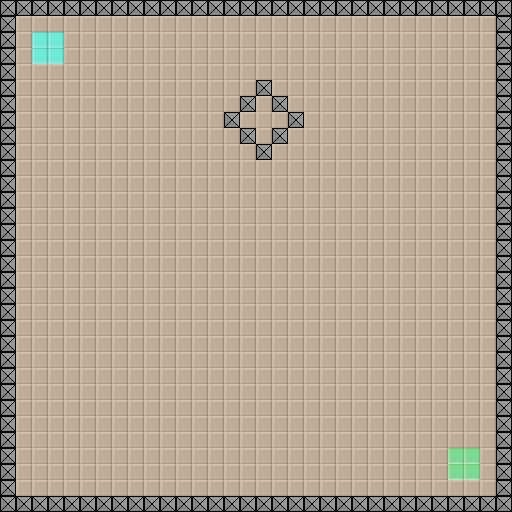

The image is a tile-based game level rendered from a .tmx file. Its description and complete source (layers, tilesets, objects, tile grids) follow:
An orthogonal 32x32 tile map with 16x16 px tiles, 1 tile layer (Tile Layer 1) and 6 objects.

<map version="1.4" tiledversion="1.4.3" orientation="orthogonal" renderorder="right-down" width="32" height="32" tilewidth="16" tileheight="16" infinite="0" nextlayerid="4" nextobjectid="12">
 <properties>
  <property name="description" value="The big one" />
  <property name="name" value="Level 5" />
 </properties>
 <tileset firstgid="1" source="../tileset_common.tsx" />
 <layer id="1" name="Tile Layer 1" width="32" height="32">
  <data encoding="csv">
6,6,6,6,6,6,6,6,6,6,6,6,6,6,6,6,6,6,6,6,6,6,6,6,6,6,6,6,6,6,6,6,
6,2,2,2,2,2,2,2,2,2,2,2,2,2,2,2,2,2,2,2,2,2,2,2,2,2,2,2,2,2,2,6,
6,2,5,5,2,2,2,2,2,2,2,2,2,2,2,2,2,2,2,2,2,2,2,2,2,2,2,2,2,2,2,6,
6,2,5,5,2,2,2,2,2,2,2,2,2,2,2,2,2,2,2,2,2,2,2,2,2,2,2,2,2,2,2,6,
6,2,2,2,2,2,2,2,2,2,2,2,2,2,2,2,2,2,2,2,2,2,2,2,2,2,2,2,2,2,2,6,
6,2,2,2,2,2,2,2,2,2,2,2,2,2,2,2,6,2,2,2,2,2,2,2,2,2,2,2,2,2,2,6,
6,2,2,2,2,2,2,2,2,2,2,2,2,2,2,6,2,6,2,2,2,2,2,2,2,2,2,2,2,2,2,6,
6,2,2,2,2,2,2,2,2,2,2,2,2,2,6,2,2,2,6,2,2,2,2,2,2,2,2,2,2,2,2,6,
6,2,2,2,2,2,2,2,2,2,2,2,2,2,2,6,2,6,2,2,2,2,2,2,2,2,2,2,2,2,2,6,
6,2,2,2,2,2,2,2,2,2,2,2,2,2,2,2,6,2,2,2,2,2,2,2,2,2,2,2,2,2,2,6,
6,2,2,2,2,2,2,2,2,2,2,2,2,2,2,2,2,2,2,2,2,2,2,2,2,2,2,2,2,2,2,6,
6,2,2,2,2,2,2,2,2,2,2,2,2,2,2,2,2,2,2,2,2,2,2,2,2,2,2,2,2,2,2,6,
6,2,2,2,2,2,2,2,2,2,2,2,2,2,2,2,2,2,2,2,2,2,2,2,2,2,2,2,2,2,2,6,
6,2,2,2,2,2,2,2,2,2,2,2,2,2,2,2,2,2,2,2,2,2,2,2,2,2,2,2,2,2,2,6,
6,2,2,2,2,2,2,2,2,2,2,2,2,2,2,2,2,2,2,2,2,2,2,2,2,2,2,2,2,2,2,6,
6,2,2,2,2,2,2,2,2,2,2,2,2,2,2,2,2,2,2,2,2,2,2,2,2,2,2,2,2,2,2,6,
6,2,2,2,2,2,2,2,2,2,2,2,2,2,2,2,2,2,2,2,2,2,2,2,2,2,2,2,2,2,2,6,
6,2,2,2,2,2,2,2,2,2,2,2,2,2,2,2,2,2,2,2,2,2,2,2,2,2,2,2,2,2,2,6,
6,2,2,2,2,2,2,2,2,2,2,2,2,2,2,2,2,2,2,2,2,2,2,2,2,2,2,2,2,2,2,6,
6,2,2,2,2,2,2,2,2,2,2,2,2,2,2,2,2,2,2,2,2,2,2,2,2,2,2,2,2,2,2,6,
6,2,2,2,2,2,2,2,2,2,2,2,2,2,2,2,2,2,2,2,2,2,2,2,2,2,2,2,2,2,2,6,
6,2,2,2,2,2,2,2,2,2,2,2,2,2,2,2,2,2,2,2,2,2,2,2,2,2,2,2,2,2,2,6,
6,2,2,2,2,2,2,2,2,2,2,2,2,2,2,2,2,2,2,2,2,2,2,2,2,2,2,2,2,2,2,6,
6,2,2,2,2,2,2,2,2,2,2,2,2,2,2,2,2,2,2,2,2,2,2,2,2,2,2,2,2,2,2,6,
6,2,2,2,2,2,2,2,2,2,2,2,2,2,2,2,2,2,2,2,2,2,2,2,2,2,2,2,2,2,2,6,
6,2,2,2,2,2,2,2,2,2,2,2,2,2,2,2,2,2,2,2,2,2,2,2,2,2,2,2,2,2,2,6,
6,2,2,2,2,2,2,2,2,2,2,2,2,2,2,2,2,2,2,2,2,2,2,2,2,2,2,2,2,2,2,6,
6,2,2,2,2,2,2,2,2,2,2,2,2,2,2,2,2,2,2,2,2,2,2,2,2,2,2,2,2,2,2,6,
6,2,2,2,2,2,2,2,2,2,2,2,2,2,2,2,2,2,2,2,2,2,2,2,2,2,2,2,3,3,2,6,
6,2,2,2,2,2,2,2,2,2,2,2,2,2,2,2,2,2,2,2,2,2,2,2,2,2,2,2,3,3,2,6,
6,2,2,2,2,2,2,2,2,2,2,2,2,2,2,2,2,2,2,2,2,2,2,2,2,2,2,2,2,2,2,6,
6,6,6,6,6,6,6,6,6,6,6,6,6,6,6,6,6,6,6,6,6,6,6,6,6,6,6,6,6,6,6,6
</data>
 </layer>
 <objectgroup id="2" name="Object Layer 1">
  <object id="2" template="../templates/ball.tx" x="100" y="216" width="111.389" height="111.389">
   <properties>
    <property name="line" type="object" value="5" />
   </properties>
  </object>
  <object id="3" template="../templates/spawn.tx" x="48" y="48" />
  <object id="4" template="../templates/goal.tx" x="448" y="448" />
  <object id="5" template="../templates/line.tx" x="123.409" y="146.064">
   <polyline points="-11.4094,13.9357 292.591,13.9357" />
  </object>
  <object id="6" template="../templates/ball.tx" x="216" y="264">
   <properties>
    <property name="center" type="object" value="7" />
   </properties>
  </object>
  <object id="7" template="../templates/position.tx" x="192" y="256" />
 </objectgroup>
</map>
